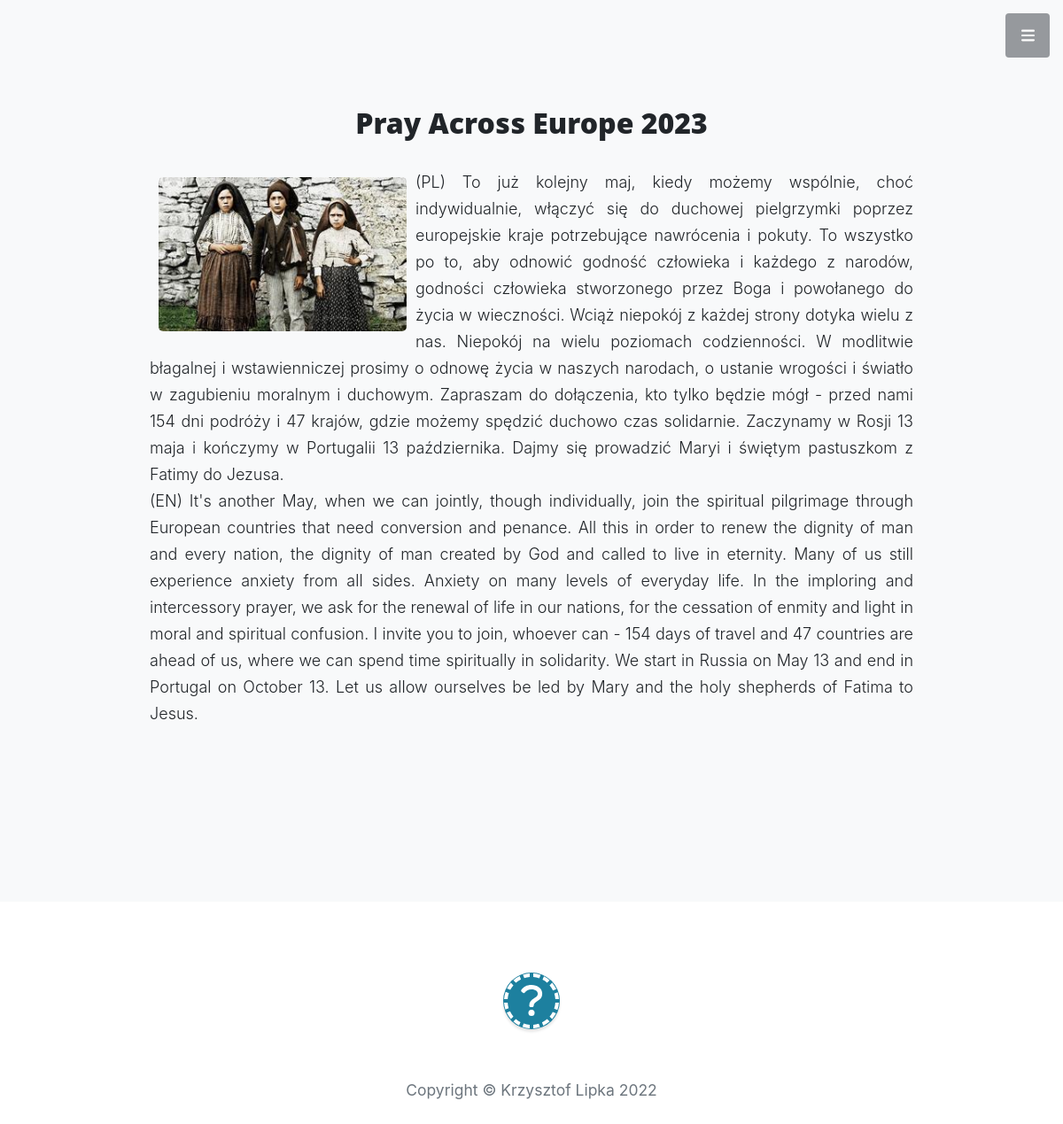
The app's page /blog/article-detail/6, older data.
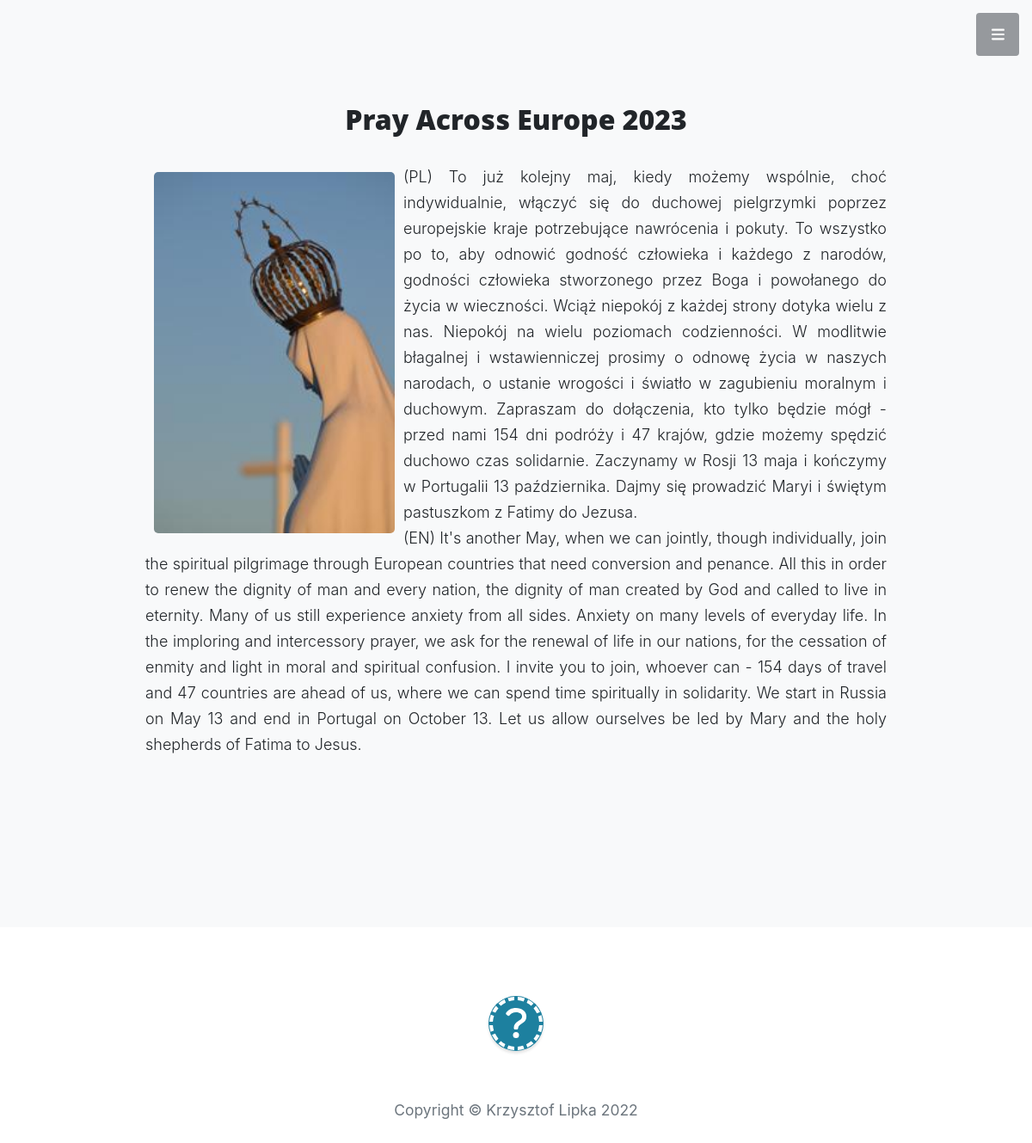
The same page, newer data.
### blog/models.py (models this page shows, shortened)
class Article(models.Model):
    title = models.CharField(max_length=250)
    sneak_peek = models.CharField(blank = True, max_length=300)
    content_pl = models.TextField(blank = True)
    content_eng = models.TextField(blank = True)
    date_posted = models.DateTimeField(default = datetime.now)
    author = models.ForeignKey(User, on_delete=models.CASCADE)
    blog_img = models.ImageField(blank = True, upload_to = 'blog_pcs')

### blog/views.py (the view)
# urls.py: path('article-detail/<int:pk>', ArticleDetailView.as_view(), name = 'article-detail' ),
class ArticleDetailView(DetailView):
    model = Article
    template_name = 'blog/article.html'

### blog/templates/blog/article.html
{% extends 'core/base.html' %}
{% load static %}
{% block content %}
    <section class="content-section bg-light" >
        <link rel="stylesheet" type = "text/css" href="{% static 'blog/base.css' %}"  />
            <div class="container px-4 px-lg-5 text-center">
                <div class="row gx-4 gx-lg-5 justify-content-center">
                    <div class="col-lg-10">
                        <h2 class="article-title">{{object.title }}</h2>
                        <p class="lead mb-5" style="text-align: justify"><img class="blog" src="{{article.blog_img.url}}"/><font size="4">{{ object.content_pl }}<br>{{object.content_eng}}</font></p><br>
                    </div>
                </div>
            </div>
    </section>
{% endblock %}

Row changes from the older to the newer data that the page shows:
changed Article: blog_img: a different picture
